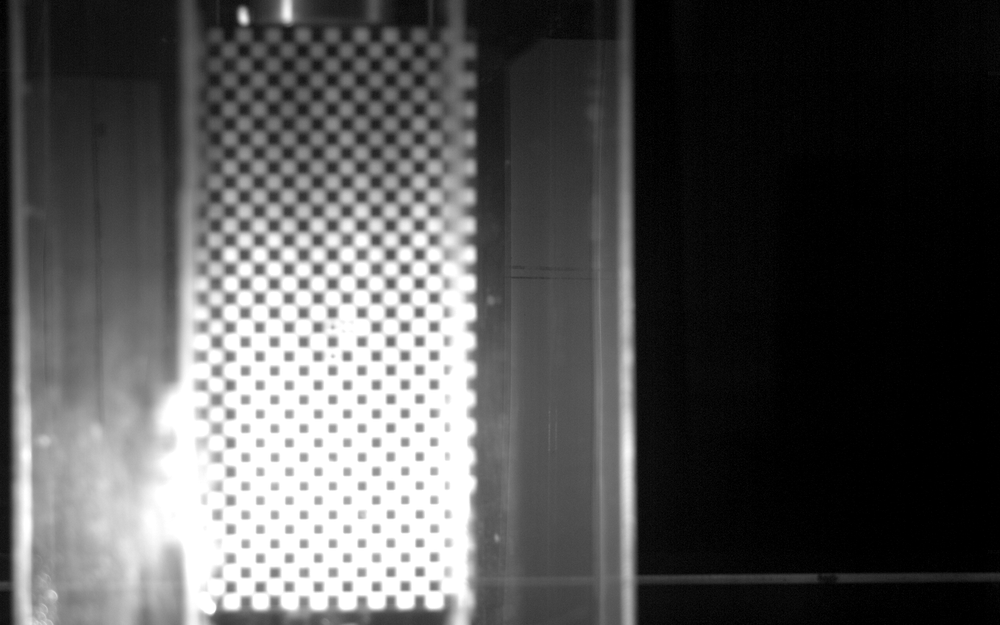
#> input picture agua_destilada_target.png, 1000 x 625 px, shrunk from 1280 x 800 before the run, found by its file name
$ python Spray_length_routine.py
#> lines starting #> are read from the running program, lines starting #| are printed output that depends on the picture; after the words box and inside, x2 and y2 are one past the last pixel; in counts of white or black regions, pixels touching at a corner belong together
# -*- coding: utf-8 -*-
"""
Created on Wed Nov 30 18:16:25 2022

@author: Peixe
"""

import cv2

path1 = 'agua_destilada_target.png'
img1 = cv2.imread(path1)
#> img1 is the input picture: shape (625, 1000, 3); min 0, max 255, mean 83.6
path2 = 'Img000005.tif'
img2 = cv2.imread(path2)
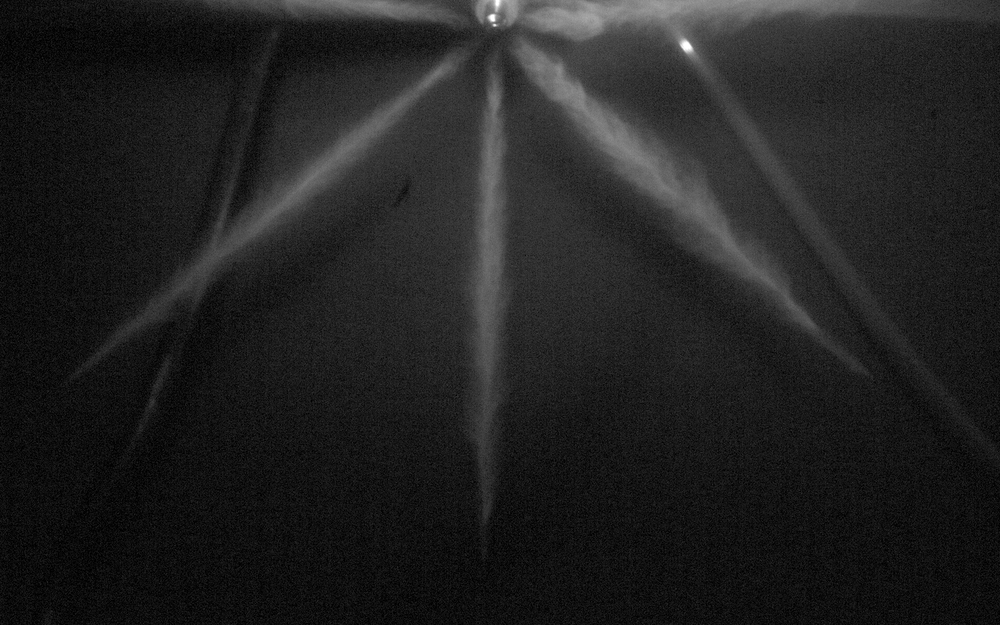
#> input picture Img000005.tif, 1000 x 625 px, shrunk from 1280 x 800 before the run, found by its file name
#> img2 is the input picture: shape (625, 1000, 3); min 0, max 255, mean 33.1
ret,thresh = cv2.threshold(img2,55,255,cv2.THRESH_BINARY)
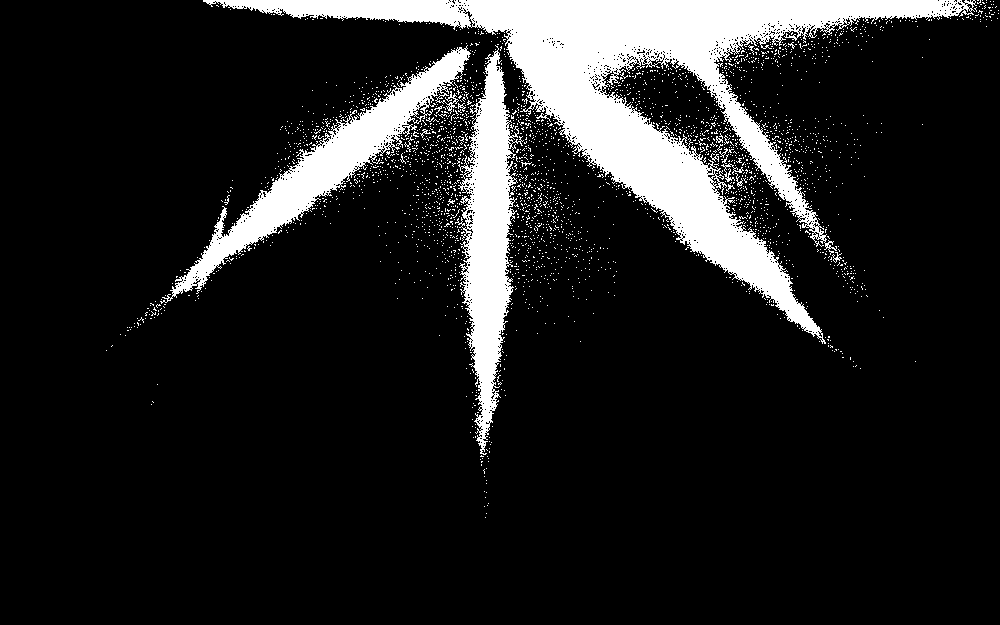
#> thresh: shape (625, 1000, 3); 12.9% white; 2808 white regions (2792 under 20 px), largest, box (x1, y1, x2, y2) and area: (203, 0, 977, 344) 49790, (160, 45, 471, 304) 12478, (455, 45, 524, 455) 12399

# iterating till the range
for i in range(0, 1):  # coordenadas em x e y de referencia
#> (the run stopped early here; a loop or call above may not have finished)
